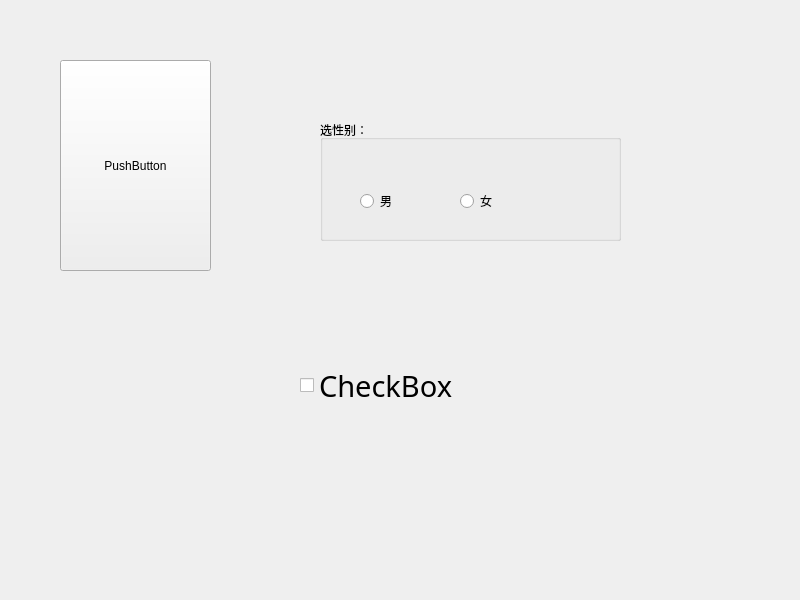
<?xml version="1.0" encoding="UTF-8"?>
<ui version="4.0">
 <class>Widget</class>
 <widget class="QWidget" name="Widget">
  <property name="geometry">
   <rect>
    <x>0</x>
    <y>0</y>
    <width>800</width>
    <height>600</height>
   </rect>
  </property>
  <property name="windowTitle">
   <string>Widget</string>
  </property>
  <widget class="QPushButton" name="pushButton">
   <property name="geometry">
    <rect>
     <x>60</x>
     <y>60</y>
     <width>151</width>
     <height>211</height>
    </rect>
   </property>
   <property name="text">
    <string>PushButton</string>
   </property>
  </widget>
  <widget class="QCheckBox" name="checkBox">
   <property name="geometry">
    <rect>
     <x>300</x>
     <y>340</y>
     <width>261</width>
     <height>91</height>
    </rect>
   </property>
   <property name="font">
    <font>
     <family>Agency FB</family>
     <pointsize>22</pointsize>
    </font>
   </property>
   <property name="text">
    <string>CheckBox</string>
   </property>
  </widget>
  <widget class="QRadioButton" name="radioButton">
   <property name="geometry">
    <rect>
     <x>360</x>
     <y>190</y>
     <width>132</width>
     <height>22</height>
    </rect>
   </property>
   <property name="text">
    <string>男</string>
   </property>
  </widget>
  <widget class="QRadioButton" name="radioButton_2">
   <property name="geometry">
    <rect>
     <x>460</x>
     <y>190</y>
     <width>132</width>
     <height>22</height>
    </rect>
   </property>
   <property name="text">
    <string>女</string>
   </property>
  </widget>
  <widget class="QGroupBox" name="groupBox">
   <property name="geometry">
    <rect>
     <x>320</x>
     <y>120</y>
     <width>301</width>
     <height>121</height>
    </rect>
   </property>
   <property name="title">
    <string>选性别：</string>
   </property>
  </widget>
  <zorder>groupBox</zorder>
  <zorder>pushButton</zorder>
  <zorder>checkBox</zorder>
  <zorder>radioButton</zorder>
  <zorder>radioButton_2</zorder>
 </widget>
 <resources/>
 <connections/>
</ui>
